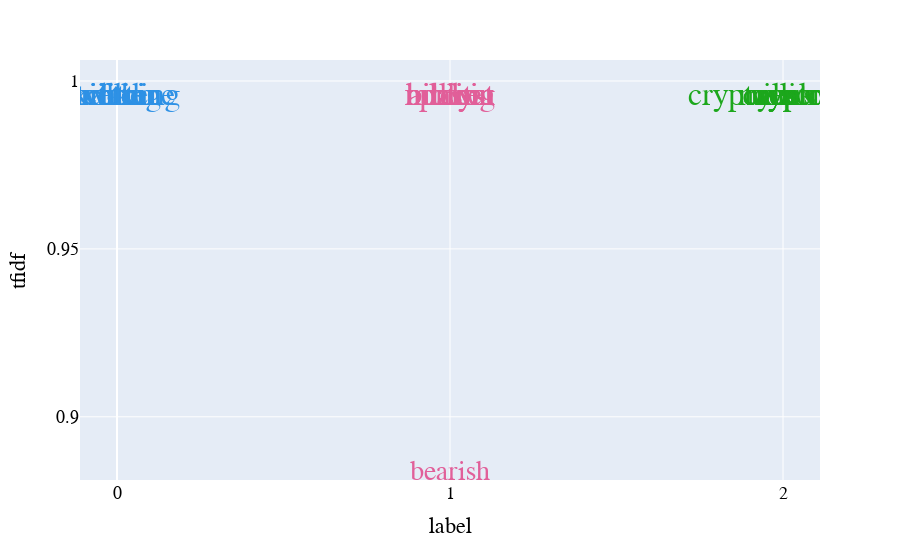

The cell this chart's notebook holds for it:
### Code cell
visualize_clusters(viz_data)

### Figure 1 — Plotly figure (JSON) as saved in the notebook; plotly's stock layout.template omitted (floating-point values rounded to 4 significant figures)
{"data": [{"customdata": [["exchange"], ["according"], ["bitcoin"], ["twitter"], ["data"], ["ftx"], ["eth"], ["bitcoin"], ["bitcoin"], ["million"], ["million"], ["bearish"], ["bitcoin"], ["analyst"], ["price"], ["last"], ["btc"], ["mining"], ["analyst"], ["bitcoin"], ["million"], ["crypto"], ["users"], ["crypto"], ["year"], ["cryptocurrency"], ["users"], ["crypto"], ["week"], ["us"]], "hovertemplate": "label=%{marker.color}<br>tfidf=%{y}<br>word=%{customdata[0]}<extra></extra>", "legendgroup": "", "marker": {"color": [0, 0, 0, 0, 0, 0, 0, 0, 0, 0, 1, 1, 1, 1, 1, 1, 1, 1, 1, 1, 2, 2, 2, 2, 2, 2, 2, 2, 2, 2], "coloraxis": "coloraxis", "symbol": "circle"}, "mode": "text", "name": "", "orientation": "v", "showlegend": false, "text": ["exchange", "according", "bitcoin", "twitter", "data", "ftx", "eth", "bitcoin", "bitcoin", "million", "million", "bearish", "bitcoin", "analyst", "price", "last", "btc", "mining", "analyst", "bitcoin", "million", "crypto", "users", "crypto", "year", "cryptocurrency", "users", "crypto", "week", "us"], "textfont": {"color": ["#2E91E5", "#2E91E5", "#2E91E5", "#2E91E5", "#2E91E5", "#2E91E5", "#2E91E5", "#2E91E5", "#2E91E5", "#2E91E5", "#E15F99", "#E15F99", "#E15F99", "#E15F99", "#E15F99", "#E15F99", "#E15F99", "#E15F99", "#E15F99", "#E15F99", "#1CA71C", "#1CA71C", "#1CA71C", "#1CA71C", "#1CA71C", "#1CA71C", "#1CA71C", "#1CA71C", "#1CA71C", "#1CA71C"], "size": [31.62, 31.62, 31.62, 31.62, 31.62, 31.62, 31.62, 31.62, 31.62, 31.62, 31.62, 28.06, 31.62, 31.62, 31.62, 31.62, 31.62, 31.62, 31.62, 31.62, 31.62, 31.62, 31.62, 31.62, 31.62, 31.62, 31.62, 31.62, 31.62, 31.62]}, "textposition": "bottom center", "type": "scatter", "x": [0, 0, 0, 0, 0, 0, 0, 0, 0, 0, 1, 1, 1, 1, 1, 1, 1, 1, 1, 1, 2, 2, 2, 2, 2, 2, 2, 2, 2, 2], "xaxis": "x", "y": [1, 1, 1, 1, 1, 1, 1, 1, 1, 1, 1, 0.8874, 1, 1, 1, 1, 1, 1, 1, 1, 1, 1, 1, 1, 1, 1, 1, 1, 1, 1], "yaxis": "y"}], "layout": {"coloraxis": {"colorbar": {"title": {"text": "label"}}, "colorscale": [[0, "#0d0887"], [0.1111, "#46039f"], [0.2222, "#7201a8"], [0.3333, "#9c179e"], [0.4444, "#bd3786"], [0.5556, "#d8576b"], [0.6667, "#ed7953"], [0.7778, "#fb9f3a"], [0.8889, "#fdca26"], [1, "#f0f921"]]}, "font": {"color": "black", "family": "Courier New, monospace", "size": 18}, "legend": {"tracegroupgap": 0}, "margin": {"t": 60}, "xaxis": {"anchor": "y", "domain": [0, 1], "dtick": 1, "tick0": 0, "tickmode": "linear", "title": {"text": "label"}}, "yaxis": {"anchor": "x", "domain": [0, 1], "dtick": 0.05, "tick0": 0, "tickmode": "linear", "title": {"text": "tfidf"}}}}
